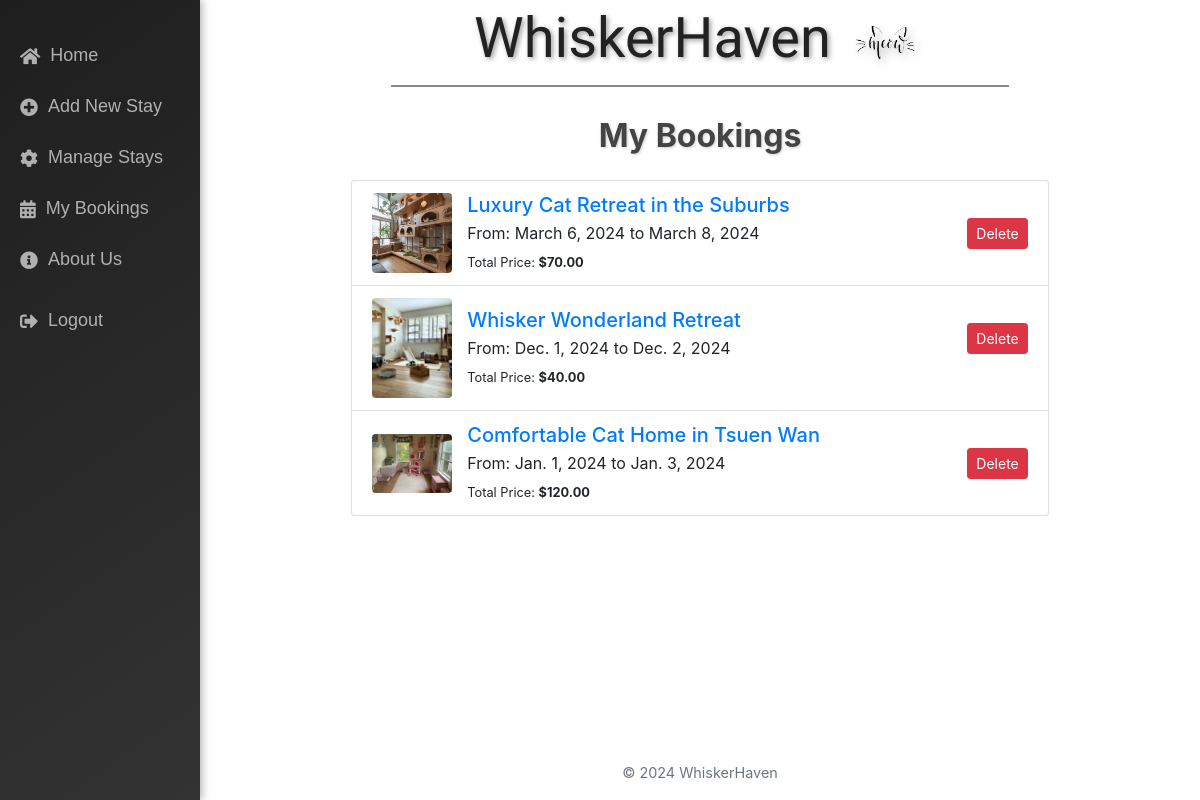
Before: /my_bookings/ (signed in) with the older database file.
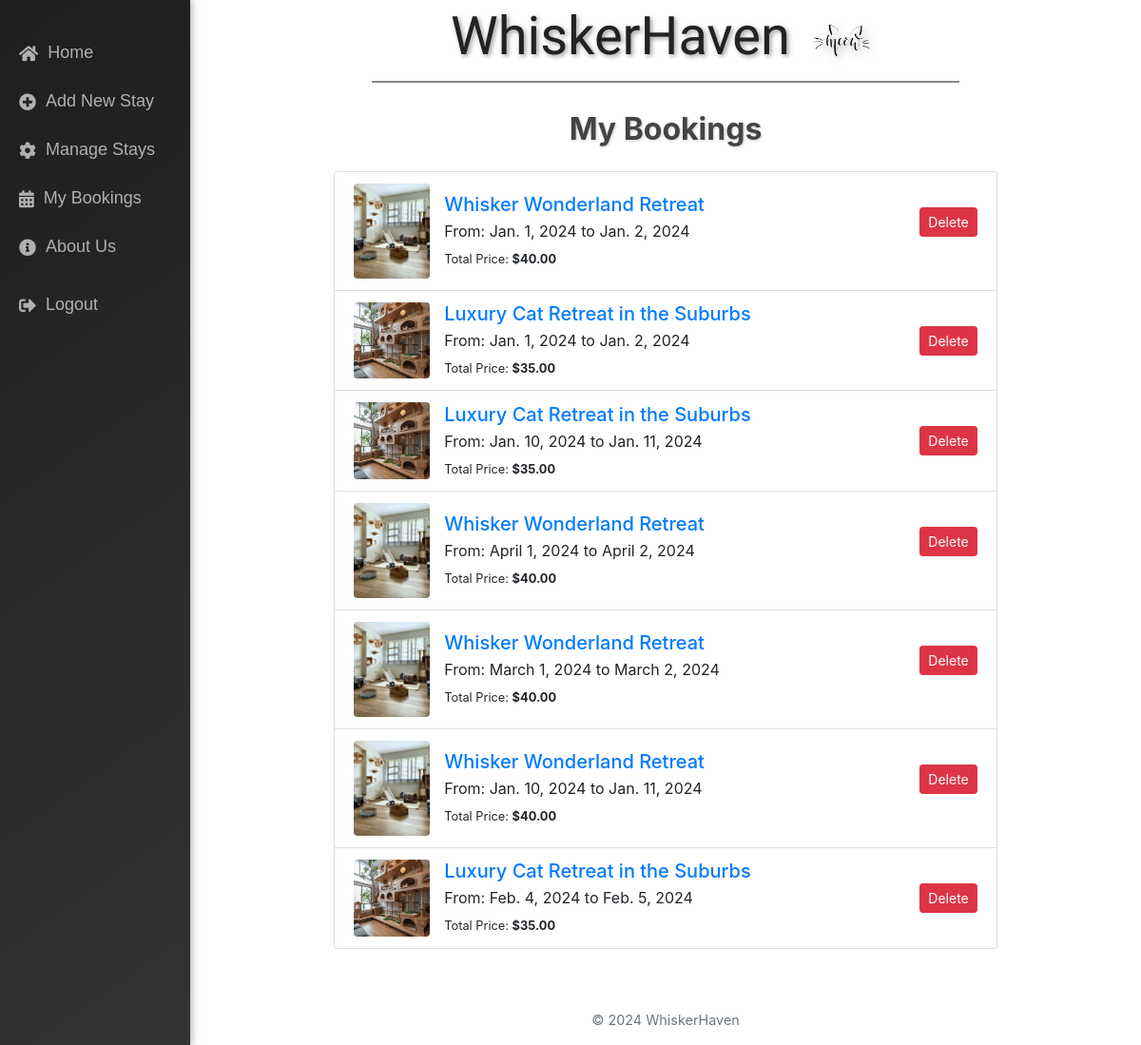
After: the same page with the newer database file.
### main/models.py (models this page shows, shortened)
class Booking(models.Model):
    listing = models.ForeignKey(Listing, on_delete=models.CASCADE)
    guest = models.ForeignKey(User, on_delete=models.CASCADE)
    start_date = models.DateField()
    end_date = models.DateField()
    total_price = models.DecimalField(max_digits=10, decimal_places=2)
    is_confirmed = models.BooleanField(default=False)
    class Meta:
        unique_together = ('listing', 'start_date', 'end_date')

class Listing(models.Model):
    host = models.ForeignKey(User, on_delete=models.CASCADE)
    title = models.CharField(max_length=200)
    description = models.TextField()
    price_per_day = models.DecimalField(max_digits=7, decimal_places=2)
    location = models.CharField(max_length=100)
    contact_number = models.CharField(max_length=15)
    image = models.ImageField(upload_to='images/', null=True, blank=True)
    available = models.BooleanField(default=True)
    created_at = models.DateTimeField(auto_now_add=True)

### main/views.py (the view)
# urls.py: path('my_bookings/', views.my_bookings, name='my_bookings'),
@login_required
def my_bookings(request):
    bookings = Booking.objects.filter(guest=request.user)
    return render(request, 'main/my_bookings.html', {'bookings': bookings})

### main/templates/main/my_bookings.html (shortened to what this page needs)
{% extends "main/base.html" %}
{% block content %}
<div class="container mt-4">
    <h2 class="text-center mb-4" style="color: #444444; text-shadow: 1px 1px 3px rgba(0, 0, 0, 0.2); font-weight: bold;">My Bookings</h2>
    {% if bookings %}
        <div class="list-group">
            {% for booking in bookings %}
                <div class="list-group-item d-flex justify-content-between align-items-start">
                    <div class="d-flex align-items-center">
                        {% if booking.listing.image %}
                            <img src="{{ booking.listing.image.url }}" alt="{{ booking.listing.title }}" style="width: 80px; height: auto; border-radius: 4px; margin-right: 15px;">
                        {% endif %}
                        <div>
                            <h5 class="mb-1">
                                <a href="{% url 'listing_detail' booking.listing.id %}" style="text-decoration: none; color: #007bff;">
                                    {{ booking.listing.title }}
                                </a>
                            </h5>
                            <p class="mb-1">From: {{ booking.start_date }} to {{ booking.end_date }}</p>
                            <small>Total Price: <strong>${{ booking.total_price }}</strong></small>
                        </div>
                    </div>
                    <form action="{% url 'delete_booking' booking.id %}" method="post" style="display:inline;">
                        <button type="submit" class="btn btn-danger btn-sm" style="margin-top: 25px;" onclick="return confirm('Are you sure you want to delete this booking?');">Delete</button>
                    </form>
                </div>
            {% endfor %}
        </div>
    {% else %}
        <div class="alert alert-info text-center" role="alert">
            No bookings yet.
        </div>
    {% endif %}
</div>
{% endblock %}

### main/templates/main/base.html (shortened to what this page needs)
<!doctype html>
<html>
    <head>
        <link rel="stylesheet" href="https://cdn.jsdelivr.net/npm/bootstrap@4.3.1/dist/css/bootstrap.min.css">
        <link rel="stylesheet" href="https://cdnjs.cloudflare.com/ajax/libs/font-awesome/5.15.4/css/all.min.css">
        {% load static %}
    </head>
    <body style="height: 100vh; display: flex; flex-direction: column; margin: 0;">
        <div class="sidenav">
            <a href="/home"><i class="fas fa-home"></i> Home</a>
            {% if user.is_staff %}
                <a href="{% url 'create_listing' %}"><i class="fas fa-plus-circle"></i> Add New Stay</a>
                <a href="{% url 'manage_listings' %}"><i class="fas fa-cog"></i> Manage Stays</a>
            {% endif %}
            {% if user.is_authenticated %}
                <a href="{% url 'my_bookings' %}"><i class="fas fa-calendar-alt"></i> My Bookings</a>
            {% else %}
                <a href="/register"><i class="fas fa-user-plus"></i> Register</a>
                <a href="{% url 'login' %}"><i class="fas fa-sign-in-alt"></i> Login</a>
            {% endif %}
            <a href="{% url 'about_us' %}"><i class="fas fa-info-circle"></i> About Us</a>
            {% if user.is_authenticated %}
                <form action="{% url 'logout' %}" method="post" style="display:inline;">
                    <button type="submit" class="logout-btn"><i class="fas fa-sign-out-alt"></i> Logout</button>
                </form>
            {% endif %}
        </div>
        <div id="content" name="content" class="main" style="flex: 1;">
            <div class="row justify-content-center">
                <div class="col-9">
                    <div class="title-container">
                        <h1>WhiskerHaven</h1>
                        <img class="icon" src="{% static 'images/whiskers_icon.png' %}" alt="Whiskers Icon">
                    </div>
                    <hr class="title-line">
                    {% block content %}{% endblock %}
                </div>
            </div>
        </div>
        <footer class="text-center py-3 mt-5" style="font-size: 0.9em; color: #6c757d; margin-left: 200px; text-align: center">
            © 2024 WhiskerHaven
        </footer>
    </body>
</html>

### main/templates/main/base.html (style rules this page uses)
.sidenav { height: 100%; width: 200px; position: fixed; top: 0; left: 0; background: linear-gradient(145deg, #1e1e1e, #333); color: #ffffff; overflow-x: hidden; padding-top: 30px; box-shadow: 2px 0 8px rgba(0, 0, 0, 0.3); font-family: 'Nunito', sans-serif; }
.sidenav a, .logout-btn { padding: 12px 20px; font-size: 18px; color: #b0b0b0; text-decoration: none; display: flex; align-items: center; transition: 0.3s; }
.sidenav a i, .logout-btn i { margin-right: 10px; }
.logout-btn { margin-top: 10px; background: transparent; border: none; cursor: pointer; font-size: 18px; color: #b0b0b0; width: 100%; text-align: left; }
.main { margin-left: 200px; padding: 0px 10px; }
.title-container { display: flex; align-items: center; justify-content: center; margin-top: 5px; }
.title-container h1 { font-family: 'Lobster', cursive; font-size: 56px; color: #222; text-shadow: 2px 2px 5px rgba(0, 0, 0, 0.4); margin-right: 15px; }
.title-container img.icon { width: 80px; height: auto; filter: drop-shadow(3px 3px 5px rgba(0, 0, 0, 0.4)); }
.title-line { border: none; border-top: 2px solid #888; width: 85%; margin: 5px auto 30px auto; }

Changed rows visible on the page:
removed Booking: listing.image (picture), listing "Luxury Cat Retreat in the Suburbs", start_date "March 6, 2024", end_date "March 8, 2024", total_price "70.00"
removed Booking: listing.image (picture), listing "Whisker Wonderland Retreat", start_date "Dec. 1, 2024", end_date "Dec. 2, 2024", total_price "40.00"
removed Booking: listing.image (picture), listing "Comfortable Cat Home in Tsuen Wan", start_date "Jan. 1, 2024", end_date "Jan. 3, 2024", total_price "120.00"
added Booking: listing.image (picture), listing "Whisker Wonderland Retreat", start_date "Jan. 1, 2024", end_date "Jan. 2, 2024", total_price "40.00"
added Booking: listing.image (picture), listing "Luxury Cat Retreat in the Suburbs", start_date "Jan. 1, 2024", end_date "Jan. 2, 2024", total_price "35.00"
added Booking: listing.image (picture), listing "Luxury Cat Retreat in the Suburbs", start_date "Jan. 10, 2024", end_date "Jan. 11, 2024", total_price "35.00"
added Booking: listing.image (picture), listing "Whisker Wonderland Retreat", start_date "April 1, 2024", end_date "April 2, 2024", total_price "40.00"
added Booking: listing.image (picture), listing "Whisker Wonderland Retreat", start_date "March 1, 2024", end_date "March 2, 2024", total_price "40.00"
added Booking: listing.image (picture), listing "Whisker Wonderland Retreat", start_date "Jan. 10, 2024", end_date "Jan. 11, 2024", total_price "40.00"
added Booking: listing.image (picture), listing "Luxury Cat Retreat in the Suburbs", start_date "Feb. 4, 2024", end_date "Feb. 5, 2024", total_price "35.00"
